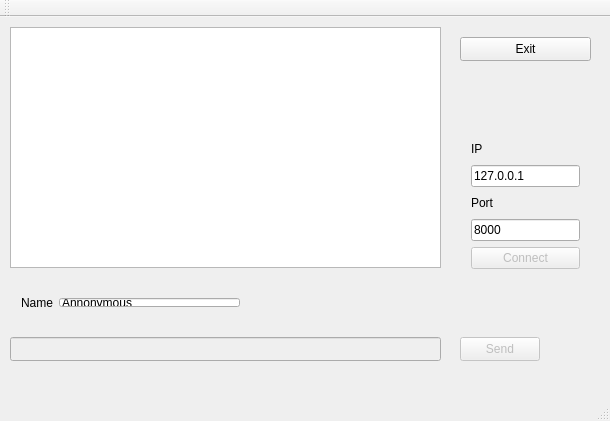
<?xml version="1.0" encoding="UTF-8"?>
<ui version="4.0">
 <class>MainWindow</class>
 <widget class="QMainWindow" name="MainWindow">
  <property name="geometry">
   <rect>
    <x>0</x>
    <y>0</y>
    <width>610</width>
    <height>421</height>
   </rect>
  </property>
  <property name="windowTitle">
   <string>Client</string>
  </property>
  <widget class="QWidget" name="centralWidget">
   <widget class="QTextBrowser" name="msgBrowser">
    <property name="geometry">
     <rect>
      <x>10</x>
      <y>10</y>
      <width>431</width>
      <height>241</height>
     </rect>
    </property>
   </widget>
   <widget class="QPushButton" name="exitButton">
    <property name="geometry">
     <rect>
      <x>460</x>
      <y>20</y>
      <width>131</width>
      <height>24</height>
     </rect>
    </property>
    <property name="text">
     <string>Exit</string>
    </property>
   </widget>
   <widget class="QWidget" name="verticalLayoutWidget">
    <property name="geometry">
     <rect>
      <x>460</x>
      <y>110</y>
      <width>131</width>
      <height>153</height>
     </rect>
    </property>
    <layout class="QVBoxLayout" name="settingLayout">
     <item>
      <widget class="QLabel" name="serverIPLabel">
       <property name="text">
        <string>IP</string>
       </property>
      </widget>
     </item>
     <item>
      <widget class="QLineEdit" name="serverIPEdit">
       <property name="text">
        <string>127.0.0.1</string>
       </property>
      </widget>
     </item>
     <item>
      <widget class="QLabel" name="serverPortLabel">
       <property name="text">
        <string>Port</string>
       </property>
      </widget>
     </item>
     <item>
      <widget class="QLineEdit" name="serverPortEdit">
       <property name="text">
        <string>8000</string>
       </property>
      </widget>
     </item>
     <item>
      <widget class="QPushButton" name="connectButton">
       <property name="enabled">
        <bool>false</bool>
       </property>
       <property name="text">
        <string>Connect</string>
       </property>
      </widget>
     </item>
    </layout>
   </widget>
   <widget class="QLineEdit" name="msgEdit">
    <property name="enabled">
     <bool>false</bool>
    </property>
    <property name="geometry">
     <rect>
      <x>10</x>
      <y>320</y>
      <width>431</width>
      <height>24</height>
     </rect>
    </property>
   </widget>
   <widget class="QPushButton" name="sendButton">
    <property name="enabled">
     <bool>false</bool>
    </property>
    <property name="geometry">
     <rect>
      <x>460</x>
      <y>320</y>
      <width>80</width>
      <height>24</height>
     </rect>
    </property>
    <property name="text">
     <string>Send</string>
    </property>
   </widget>
   <widget class="QWidget" name="horizontalLayoutWidget">
    <property name="geometry">
     <rect>
      <x>10</x>
      <y>270</y>
      <width>241</width>
      <height>31</height>
     </rect>
    </property>
    <layout class="QHBoxLayout" name="userLayout">
     <item>
      <widget class="QLabel" name="userNameLabel">
       <property name="text">
        <string>Name</string>
       </property>
      </widget>
     </item>
     <item>
      <widget class="QLineEdit" name="userNameEdit">
       <property name="text">
        <string>Annonymous</string>
       </property>
      </widget>
     </item>
    </layout>
   </widget>
  </widget>
  <widget class="QMenuBar" name="menuBar">
   <property name="geometry">
    <rect>
     <x>0</x>
     <y>0</y>
     <width>610</width>
     <height>22</height>
    </rect>
   </property>
  </widget>
  <widget class="QToolBar" name="mainToolBar">
   <attribute name="toolBarArea">
    <enum>TopToolBarArea</enum>
   </attribute>
   <attribute name="toolBarBreak">
    <bool>false</bool>
   </attribute>
  </widget>
  <widget class="QStatusBar" name="statusBar"/>
 </widget>
 <layoutdefault spacing="6" margin="11"/>
 <resources/>
 <connections/>
</ui>
